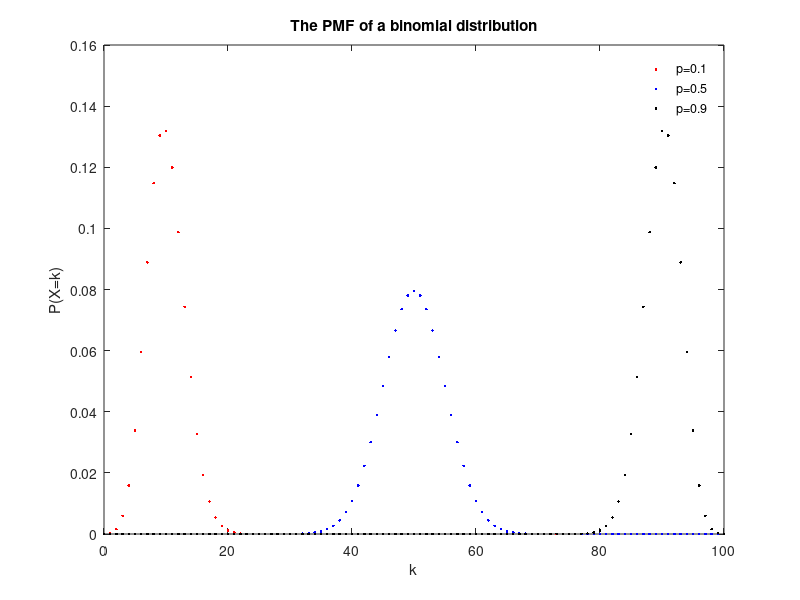
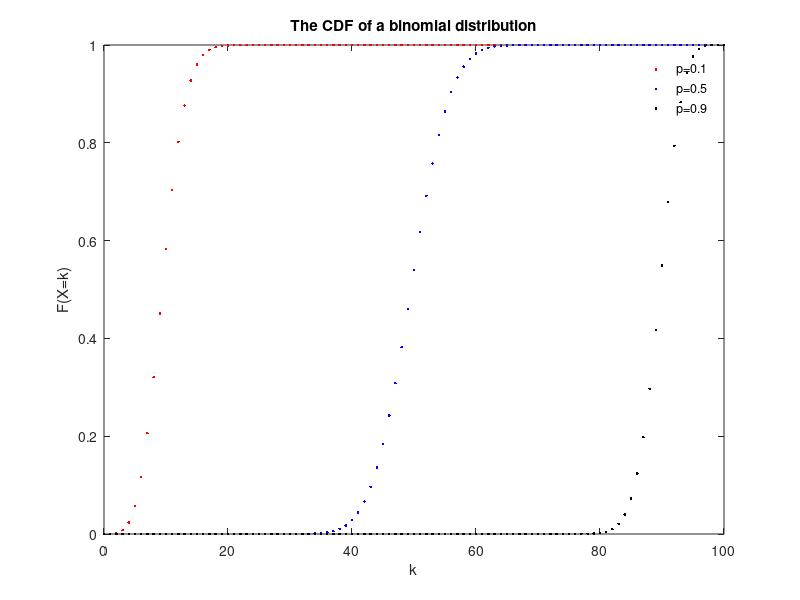
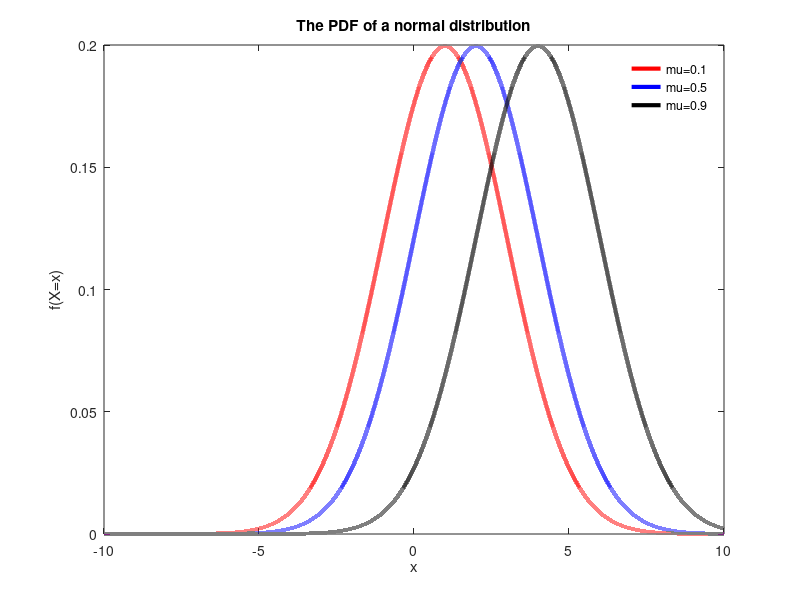

These figures' MATLAB source, in order:
%% Lab 3, Discrete, continouse distribution. (Due on  11:59 PM, Feb 17, 2015)
% Any distribution can be plotted with Matlab(R). In Lab 3, we will show
% the impact of different controling parameters on several discrete and continouse distributions we learnt
% so far. All the distributions that are available in Matlab : http://www.mathworks.com/help/stats/binopdf.html
%% Plot the PMF of a binomial distribution by varying p;
% Step 1. define neccessary variables(Matlab variables) to code for the
% binomial PMF formula $P(X=k) = {n \choose k}p^k(1-p)^{n-k}$. 
n = 100;            % the n parameter in the PMF.
p = [0.1, 0.5, 0.9];% the varying p parameter in the PMF.
ks = 0:100;          % the value X can take. 


%%
% Step 2. In each iteration of the for loop, calculate the corresponding P according
% to the binomial PMF formula. Draw a PMF on a figure.

fig1 = figure;      % create a figure to draw on.
linestyle = {'r.', 'b.','k.'};
for i=1:3
    P = binopdf(ks,n,p(i));   % Directly call the binopdf() function to calculate P(X=k) returns a vector of probabilities with the same length as ks
    plot(ks, P, linestyle{i}, 'linewidth', 3); % .r means red dots. -r means red line. 
    hold on; % hold on for other plotting.
end
title('The PMF of a binomial distribution');
xlabel('k');
ylabel('P(X=k)');
legend('p=0.1','p=0.5', 'p=0.9','Location','best');
legend('boxoff');



%% Plot the (Cumulative) Distribution Function of a binomial distribution by varying p;
% Step 1. define neccessary variables(Matlab variables) would be used.
n = 100;            % the n parameter in the PMF.
p = [0.1, 0.5, 0.9];% the varying p parameter in the PMF.
ks = 0:100;          % the value X can take. 

%%
% Step 2. In each iteration of the for loop, call the binocdf() function
% to calculate CDF. Draw a CDF on a figure.

fig1 = figure;      % create a figure to draw on.
linestyle = {'r.', 'b.','k.'};
for i=1:3
    P = binocdf(ks,n,p(i));   
    plot(ks, P, linestyle{i}, 'linewidth', 3); 
    hold on; % hold on for other plotting.
end
title('The CDF of a binomial distribution');
xlabel('k');
ylabel('F(X=k)');
legend('p=0.1','p=0.5', 'p=0.9','Location','best');
legend('boxoff');

%% Plot the PDF of a nomal distribution with varying $\mu$ and a fixed $\sigma$
% With the similar steps as for the discrete distribution.
sigma = 2;
mu = [1, 2, 4];            % the $\mu$ parameter in the PMF.
xs = -10:0.0001:10;         % the step size is very small now. 
fig1 = figure;      % create a figure to draw on.
linestyle = {'r-', 'b-','k-'}; % we use the lines instead of dots now
for i=1:3
    f = normpdf(xs, mu(i), sigma); 
    plot(xs, f, linestyle{i}, 'linewidth', 3);  
    hold on; % hold on for other plotting.
end
title('The PDF of a normal distribution');
xlabel('x');
ylabel('f(X=x)');
legend('mu=0.1','mu=0.5', 'mu=0.9','Location','best');
legend('boxoff');

%% 
% Do you notice that the shape of nomal distribution is bell? Also, the
% widths of the bells are the same, why? What is the PDF plot with fixed $\mu$ and varying $\sigma$? 

%% Assignments
% Here goes the assignments for Lab 3.
%%
% Question 1. Plot the PDF and CDF for normal distribution with fixed $\mu
% = 3$ and varying $\sigma = [0.5, 1, 2]$. Draw your observations with two to
% three sentences.
%%
% Question 2. Plot the PMF and CDF for geometric distribution with varying
% $p=[0.1, 0.5, 0.9]$. 

%%
% Submission. Put all of your code,  figures, writeups in a single document with .doc or .docx or .pdf format.
% Submit the document through blackboard. Attention, .txt format is not acceptable.  
